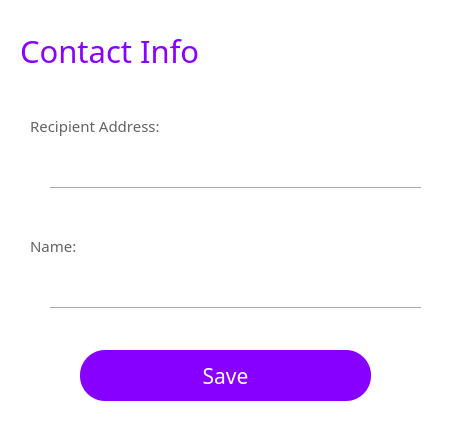
<?xml version="1.0" encoding="UTF-8"?>
<ui version="4.0">
 <class>ConInfoForm</class>
 <widget class="QWidget" name="ConInfoForm">
  <property name="geometry">
   <rect>
    <x>0</x>
    <y>0</y>
    <width>457</width>
    <height>424</height>
   </rect>
  </property>
  <property name="windowTitle">
   <string>Form</string>
  </property>
  <property name="styleSheet">
   <string notr="true">background-color: rgb(255, 255, 255);</string>
  </property>
  <widget class="QLabel" name="label_15">
   <property name="geometry">
    <rect>
     <x>20</x>
     <y>30</y>
     <width>201</width>
     <height>41</height>
    </rect>
   </property>
   <property name="font">
    <font>
     <family>微软雅黑</family>
     <pointsize>23</pointsize>
     <weight>50</weight>
     <bold>false</bold>
    </font>
   </property>
   <property name="styleSheet">
    <string notr="true">color: rgb(135, 0, 255);</string>
   </property>
   <property name="text">
    <string>Contact Info</string>
   </property>
  </widget>
  <widget class="QLabel" name="label_51">
   <property name="geometry">
    <rect>
     <x>30</x>
     <y>230</y>
     <width>91</width>
     <height>31</height>
    </rect>
   </property>
   <property name="font">
    <font>
     <family>微软雅黑</family>
     <pointsize>11</pointsize>
    </font>
   </property>
   <property name="styleSheet">
    <string notr="true">color: rgb(100, 100, 100);</string>
   </property>
   <property name="text">
    <string>Name:</string>
   </property>
  </widget>
  <widget class="Line" name="line_38">
   <property name="geometry">
    <rect>
     <x>50</x>
     <y>180</y>
     <width>371</width>
     <height>16</height>
    </rect>
   </property>
   <property name="orientation">
    <enum>Qt::Horizontal</enum>
   </property>
  </widget>
  <widget class="QLineEdit" name="lineEdit_7">
   <property name="geometry">
    <rect>
     <x>50</x>
     <y>270</y>
     <width>371</width>
     <height>31</height>
    </rect>
   </property>
   <property name="font">
    <font>
     <family>微软雅黑</family>
     <pointsize>10</pointsize>
    </font>
   </property>
   <property name="toolTip">
    <string/>
   </property>
   <property name="statusTip">
    <string/>
   </property>
   <property name="whatsThis">
    <string/>
   </property>
   <property name="accessibleName">
    <string/>
   </property>
   <property name="accessibleDescription">
    <string/>
   </property>
   <property name="styleSheet">
    <string notr="true">
QLineEdit[echoMode=&quot;2&quot;] {
    lineedit-password-character:42;
}
</string>
   </property>
   <property name="frame">
    <bool>false</bool>
   </property>
   <property name="echoMode">
    <enum>QLineEdit::Normal</enum>
   </property>
   <property name="placeholderText">
    <string/>
   </property>
  </widget>
  <widget class="QLabel" name="label_52">
   <property name="geometry">
    <rect>
     <x>30</x>
     <y>110</y>
     <width>151</width>
     <height>31</height>
    </rect>
   </property>
   <property name="font">
    <font>
     <family>微软雅黑</family>
     <pointsize>11</pointsize>
    </font>
   </property>
   <property name="styleSheet">
    <string notr="true">color: rgb(100, 100, 100);</string>
   </property>
   <property name="text">
    <string>Recipient Address:</string>
   </property>
  </widget>
  <widget class="QPushButton" name="closeenterpsw">
   <property name="geometry">
    <rect>
     <x>410</x>
     <y>0</y>
     <width>41</width>
     <height>31</height>
    </rect>
   </property>
   <property name="styleSheet">
    <string notr="true">border:0px;</string>
   </property>
   <property name="text">
    <string/>
   </property>
   <property name="icon">
    <iconset resource="pic.qrc">
     <normaloff>:/pic/close.png</normaloff>:/pic/close.png</iconset>
   </property>
   <property name="flat">
    <bool>true</bool>
   </property>
  </widget>
  <widget class="QLineEdit" name="lineEdit_6">
   <property name="geometry">
    <rect>
     <x>50</x>
     <y>150</y>
     <width>371</width>
     <height>31</height>
    </rect>
   </property>
   <property name="font">
    <font>
     <family>微软雅黑</family>
     <pointsize>10</pointsize>
    </font>
   </property>
   <property name="toolTip">
    <string/>
   </property>
   <property name="statusTip">
    <string/>
   </property>
   <property name="whatsThis">
    <string/>
   </property>
   <property name="accessibleName">
    <string/>
   </property>
   <property name="accessibleDescription">
    <string/>
   </property>
   <property name="styleSheet">
    <string notr="true">
QLineEdit[echoMode=&quot;2&quot;] {
    lineedit-password-character:42;
}
</string>
   </property>
   <property name="frame">
    <bool>false</bool>
   </property>
   <property name="echoMode">
    <enum>QLineEdit::Normal</enum>
   </property>
  </widget>
  <widget class="Line" name="line_41">
   <property name="geometry">
    <rect>
     <x>50</x>
     <y>300</y>
     <width>371</width>
     <height>16</height>
    </rect>
   </property>
   <property name="orientation">
    <enum>Qt::Horizontal</enum>
   </property>
  </widget>
  <widget class="QPushButton" name="pushButton_9">
   <property name="geometry">
    <rect>
     <x>80</x>
     <y>350</y>
     <width>291</width>
     <height>51</height>
    </rect>
   </property>
   <property name="font">
    <font>
     <family>微软雅黑</family>
     <pointsize>16</pointsize>
    </font>
   </property>
   <property name="cursor">
    <cursorShape>PointingHandCursor</cursorShape>
   </property>
   <property name="styleSheet">
    <string notr="true">background-color: rgb(135, 0, 255);
color: rgb(255, 255, 255);
border-radius:25px;</string>
   </property>
   <property name="text">
    <string>Save</string>
   </property>
   <property name="flat">
    <bool>false</bool>
   </property>
  </widget>
 </widget>
 <resources>
  <include location="pic.qrc"/>
 </resources>
 <connections/>
</ui>
